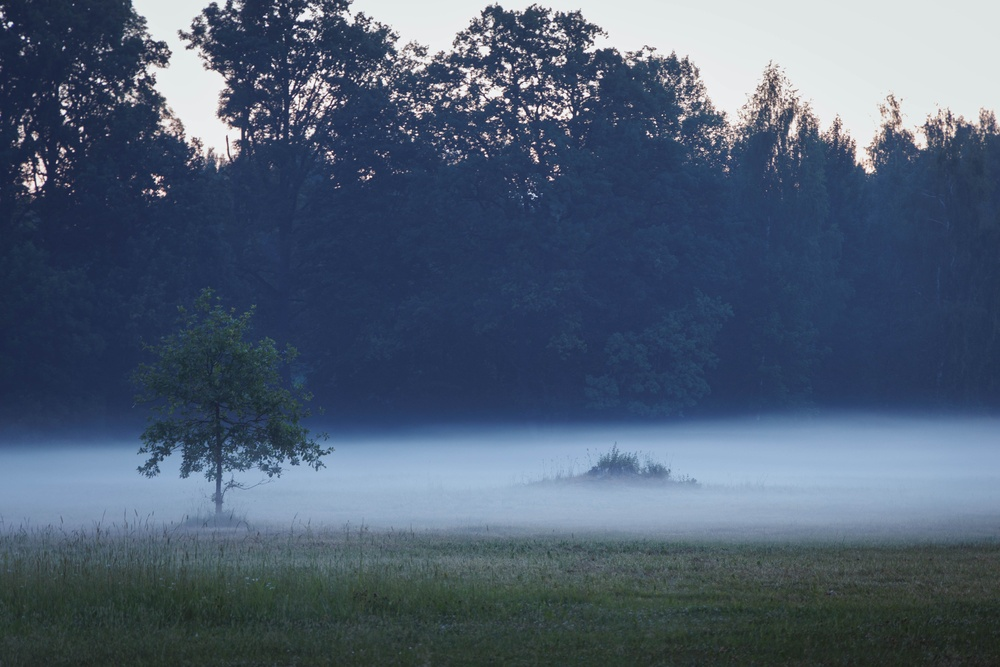
#> input picture demo.jpg, 1000 x 667 px, shrunk from 6000 x 4000 before the run
$ jupyter execute hist_equalization.ipynb   (shell and % lines are left out)
#> lines starting #> are read from the running program, lines starting #| are printed output that depends on the picture
#> further down, img is the input picture: shape (667, 1000, 3); mean B, G, R 114.3, 94, 78.5
### hist_equalization.py
# Realizēt histogrammas vienmērīgošanas algoritmu
# Implementācija paredzēta krāsainu attēlu apstrādei,
# implementēta gan krāsu izlīdināšana RGB formātā, gan vērtību izlīdzināšana HSV krāsu formātam
# Katrs no tiem dod cita veida rezultātu, jo izlīdzinot RGB tiek izmainīts krāsu balanss attēlā

import cv2
import numpy as np
import matplotlib.pyplot as plt


def equalize_histogram_rgb(image: np.ndarray, plot=False):
#> called with plot = True
    img_processed = np.zeros_like(image)
    red, green, blue = image[:, :, 0], image[:, :, 1], image[:, :, 2]
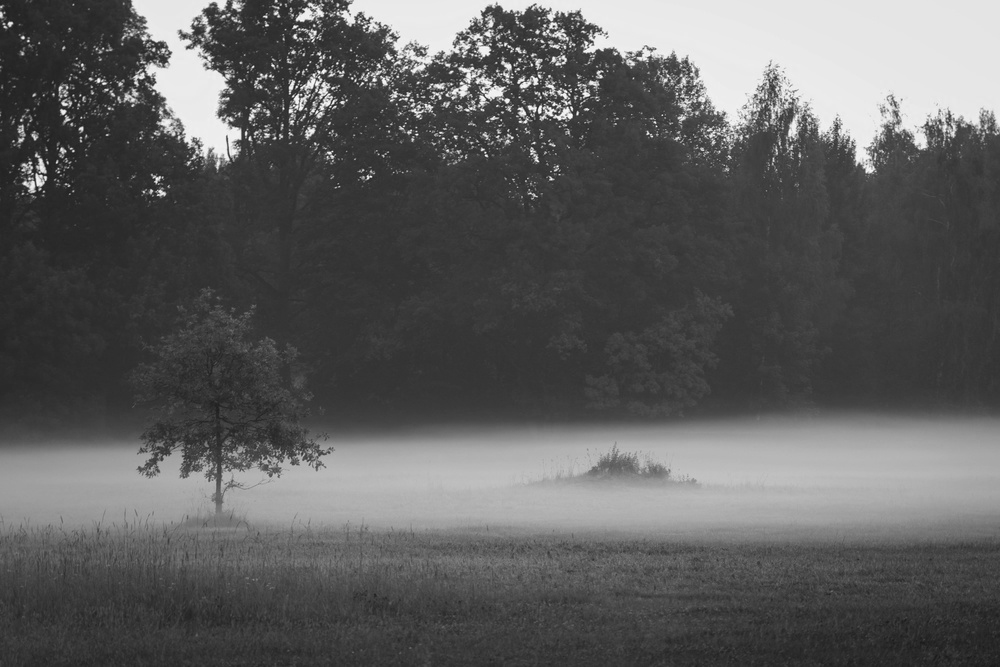
#> green: shape (667, 1000); min 25, max 255, mean 94
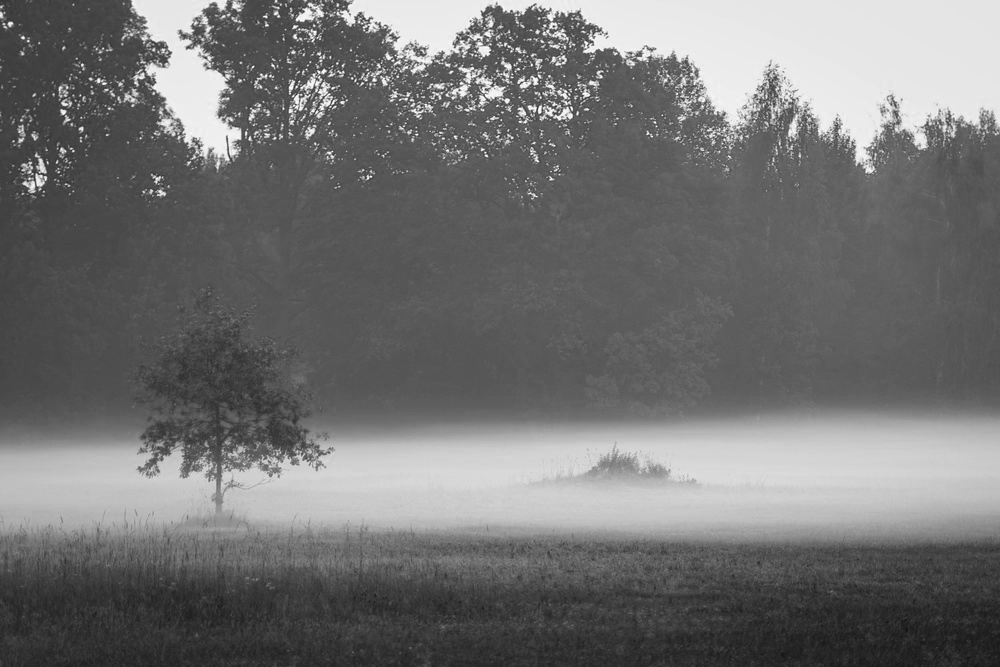
#> blue: shape (667, 1000); min 20, max 255, mean 114.3

    # Izveidojam krāsu histogrammas
    hist_red = np.array([np.count_nonzero(red == i) for i in range(256)])
#> hist_red = 256 values, max 34979 at index 41, min 0 at index 0, mean 2605.5
    hist_green = np.array([np.count_nonzero(green == i) for i in range(256)])
#> hist_green = 256 values, max 24310 at index 57, min 0 at index 0, mean 2605.5
    hist_blue = np.array([np.count_nonzero(blue == i) for i in range(256)])
#> hist_blue = 256 values, max 17441 at index 87, min 0 at index 0, mean 2605.5

    # Izveidojam kumlatīvās histogrammas
    cum_hist_red = np.array([np.sum(hist_red[:i+1]) for i in range(256)])
#> cum_hist_red = 256 values from 0 to 667000
    cum_hist_green = np.array([np.sum(hist_green[:i+1]) for i in range(256)])
#> cum_hist_green = 256 values from 0 to 667000
    cum_hist_blue = np.array([np.sum(hist_blue[:i+1]) for i in range(256)])
#> cum_hist_blue = 256 values from 0 to 667000

    # Normalizējam kumlatīvo histogrammu

    cum_hist_red_norm = cum_hist_red / cum_hist_red[-1]
#> cum_hist_red_norm = 256 values from 0 to 1
    cum_hist_green_norm = cum_hist_green / cum_hist_green[-1]
#> cum_hist_green_norm = 256 values from 0 to 1
    cum_hist_blue_norm = cum_hist_blue / cum_hist_blue[-1]
#> cum_hist_blue_norm = 256 values from 0 to 1

    red = np.round(cum_hist_red_norm[red] * 255)
    green = np.round(cum_hist_green_norm[green] * 255)
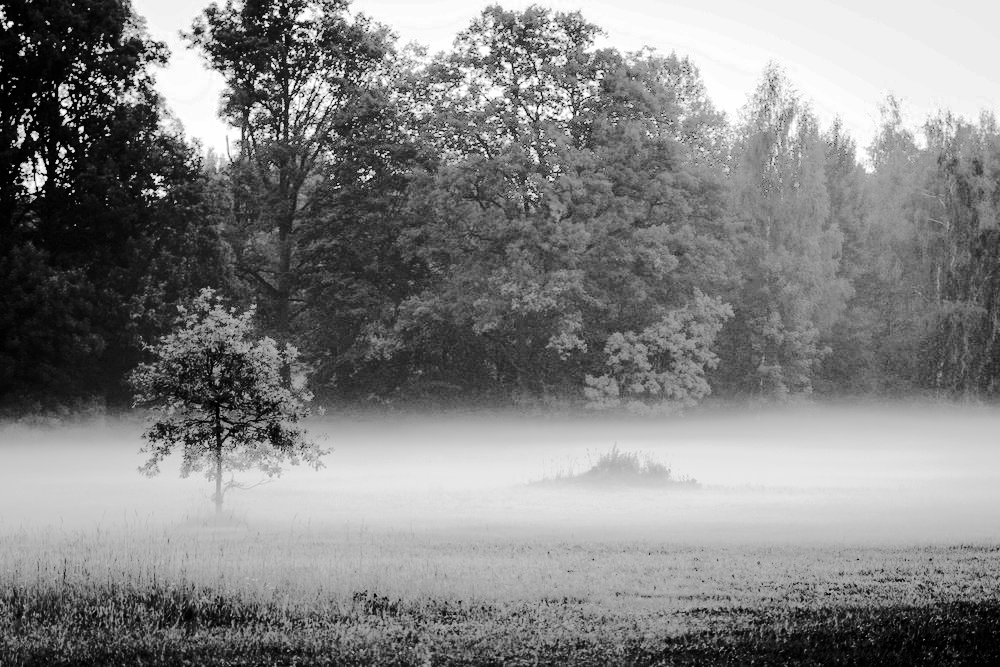
#> green: shape (667, 1000) float64; min 0, max 255, mean 129.6
    blue = np.round(cum_hist_blue_norm[blue] * 255)
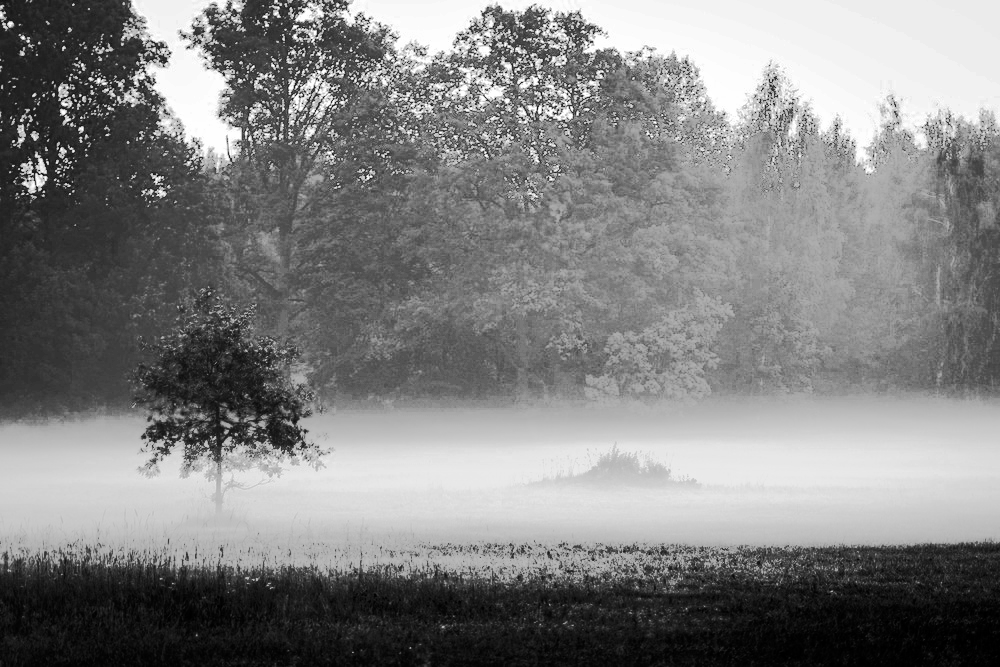
#> blue: shape (667, 1000) float64; min 0, max 255, mean 128.9


    # Izveidojam krāsu histogrammas
    hist_red_done = np.array([np.count_nonzero(red == i) for i in range(256)])
#> hist_red_done = 256 values, max 34979 at index 97, min 0 at index 2, mean 2605.5
    hist_green_done = np.array([np.count_nonzero(green == i) for i in range(256)])
#> hist_green_done = 256 values, max 24310 at index 85, min 0 at index 5, mean 2605.5
    hist_blue_done = np.array([np.count_nonzero(blue == i) for i in range(256)])
#> hist_blue_done = 256 values, max 17441 at index 97, min 0 at index 10, mean 2605.5

    # Izveidojam kumlatīvās histogrammas
    cum_hist_red_done = np.array([np.sum(hist_red_done[:i+1]) for i in range(256)])
#> cum_hist_red_done = 256 values from 718 to 667000
    cum_hist_green_done = np.array([np.sum(hist_green_done[:i+1]) for i in range(256)])
#> cum_hist_green_done = 256 values from 970 to 667000
    cum_hist_blue_done = np.array([np.sum(hist_blue_done[:i+1]) for i in range(256)])
#> cum_hist_blue_done = 256 values from 1247 to 667000

    # Saliekam atpakaļ attēlu
    img_processed[:, :, 0] = red
    img_processed[:, :, 1] = green
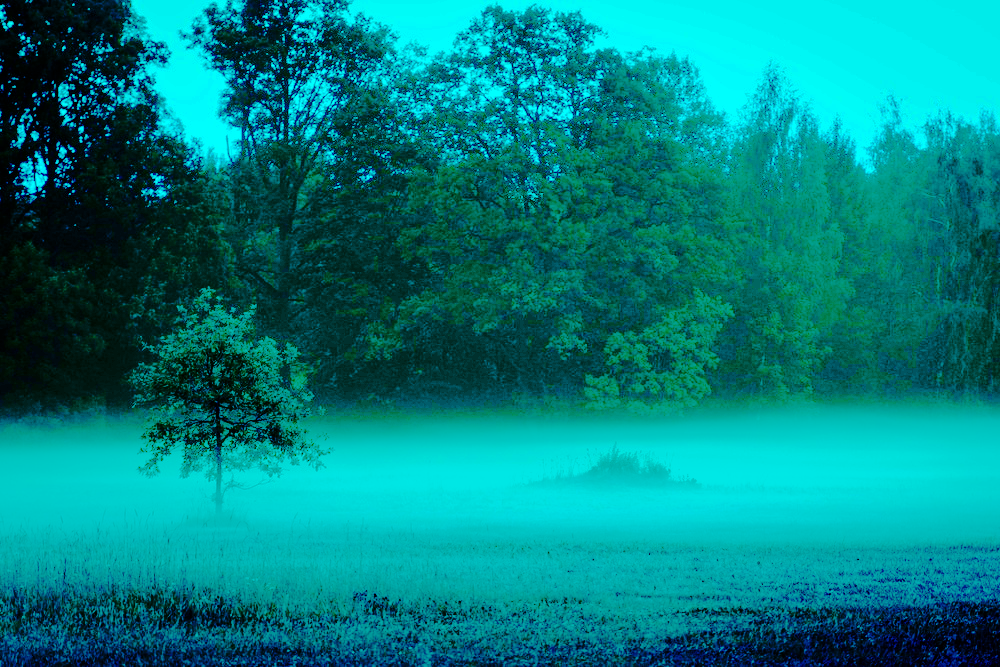
#> img_processed: shape (667, 1000, 3); mean of channels 0, 1, 2 130.2, 129.6, 0; drawn as B, G, R
    img_processed[:, :, 2] = blue
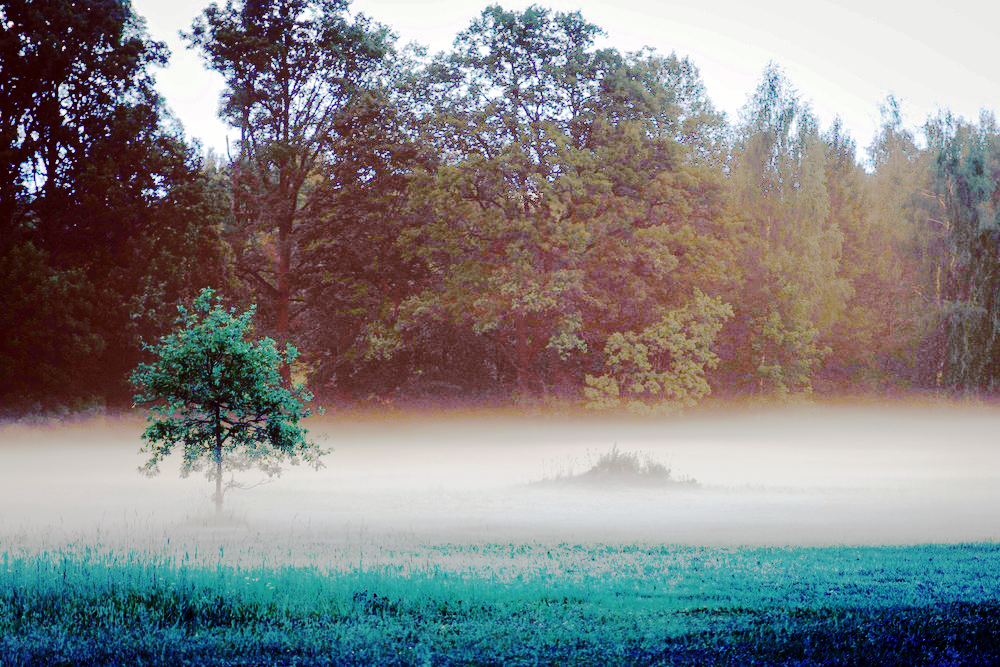
#> img_processed: shape (667, 1000, 3); mean of channels 0, 1, 2 130.2, 129.6, 128.9; drawn as B, G, R

    if plot:
        plt.subplot(4, 2, 1)
        plt.plot(hist_red, color='r')
        plt.plot(hist_green, color='g')
        plt.plot(hist_blue, color='b')

        plt.subplot(4, 2, 3)
        plt.plot(cum_hist_red, color='r')
        plt.plot(cum_hist_green, color='g')
        plt.plot(cum_hist_blue, color='b')

        plt.subplot(4, 2, 2)
        plt.plot(hist_red_done, color='r')
        plt.plot(hist_green_done, color='g')
        plt.plot(hist_blue_done, color='b')

        plt.subplot(4, 2, 4)
        plt.plot(cum_hist_red_done, color='r')
        plt.plot(cum_hist_green_done, color='g')
        plt.plot(cum_hist_blue_done, color='b')

        plt.subplot(2, 2, 3)
        plt.imshow(image)
        plt.subplot(2, 2, 4)
        plt.imshow(img_processed)

        plt.tight_layout()
        plt.show()
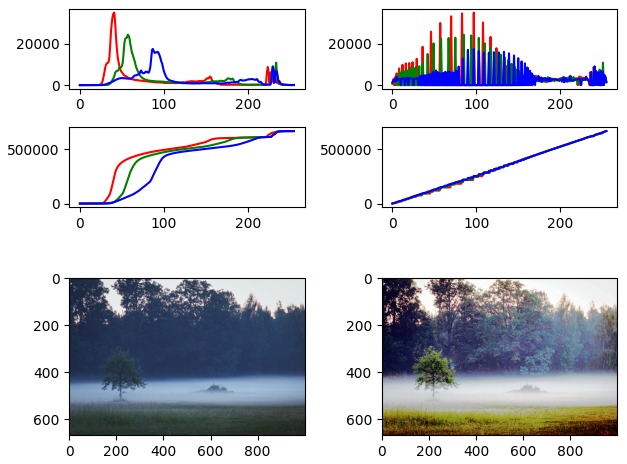
#> figure drawn by matplotlib, 6 panels; panel 1: curve peaks at x = 41, y = 34979; panel 1: curve peaks at x = 57, y = 24310; panel 1: curve peaks at x = 87, y = 17441; panel 2: curve peaks at x = 255, y = 667000

    return img_processed


def equalize_histogram_hsv(image: np.ndarray, plot=False):
#> called with plot = True
    value = image[:, :, 2]

    # Izveidojam spilgtuma histogrammu
    hist_value = np.array([np.count_nonzero(value == i) for i in range(256)])
#> hist_value = 256 values, max 17658 at index 87, min 0 at index 0, mean 2605.5

    # Izveidojam kumlatīvo histogrammu
    cum_hist_value = np.array([np.sum(hist_value[:i+1]) for i in range(256)])
#> cum_hist_value = 256 values from 0 to 667000

    # Normalizējam kumlatīvo histogrammu
    cum_hist_value_norm = cum_hist_value / cum_hist_value[-1]
#> cum_hist_value_norm = 256 values from 0 to 1
    value = np.round(cum_hist_value_norm[value] * 255)

    # Izveidojam spilgtuma histogrammu
    hist_value_done = np.array([np.count_nonzero(value == i) for i in range(256)])
#> hist_value_done = 256 values, max 17658 at index 96, min 0 at index 12, mean 2605.5

    # Izveidojam kumlatīvo histogrammu
    cum_hist_value_done = np.array([np.sum(hist_value_done[:i+1]) for i in range(256)])
#> cum_hist_value_done = 256 values from 934 to 667000

    # Saliekam atpakaļ attēlu
    img_processed = np.zeros_like(image)
    img_processed[:, :, 0] = image[:, :, 0]
#> img_processed: shape (667, 1000, 3); mean H, S, V 101.8, 0, 0
    img_processed[:, :, 1] = image[:, :, 1]
#> img_processed: shape (667, 1000, 3); mean H, S, V 101.8, 95.2, 0
    img_processed[:, :, 2] = value
#> img_processed: shape (667, 1000, 3); mean H, S, V 101.8, 95.2, 129

    if plot:
        plt.subplot(4, 2, 1)
        plt.plot(hist_value, color='#999')

        plt.subplot(4, 2, 3)
        plt.plot(cum_hist_value, color='#999')

        plt.subplot(4, 2, 2)
        plt.plot(hist_value_done, color='#999')

        plt.subplot(4, 2, 4)
        plt.plot(cum_hist_value_done, color='#999')

        plt.subplot(2, 2, 3)
        plt.imshow(cv2.cvtColor(image, cv2.COLOR_HSV2RGB))
#> image: shape (667, 1000, 3); mean H, S, V 101.8, 95.2, 115.4
        plt.subplot(2, 2, 4)
        plt.imshow(cv2.cvtColor(img_processed, cv2.COLOR_HSV2RGB))

        plt.tight_layout()
        plt.show()
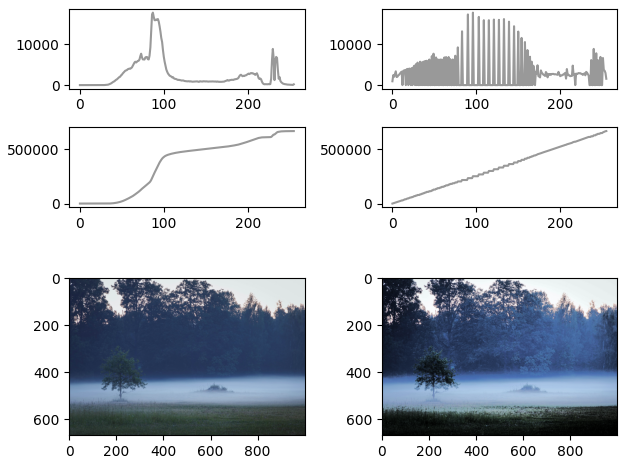
#> figure drawn by matplotlib, 6 panels; panel 1: curve peaks at x = 87, y = 17658; panel 2: curve peaks at x = 255, y = 667000; panel 3: curve peaks at x = 96, y = 17658; panel 4: curve peaks at x = 255, y = 667000

    return img_processed


# [8 lines that do not run on import are left out]

### hist_equalization.ipynb
[cell 1]
import cv2
from hist_equalization import equalize_histogram_rgb, equalize_histogram_hsv

[cell 2]
img = cv2.imread("demo.jpg")

equalize_histogram_rgb(cv2.cvtColor(img, cv2.COLOR_BGR2RGB), plot=True)
equalize_histogram_hsv(cv2.cvtColor(img, cv2.COLOR_BGR2HSV), plot=True)
